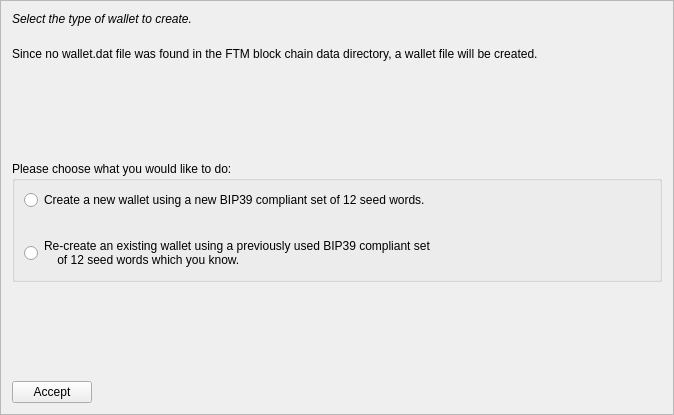
<?xml version="1.0" encoding="UTF-8"?>
<ui version="4.0">
 <class>MnemonicDialog1</class>
 <widget class="QFrame" name="MnemonicDialog1">
  <property name="geometry">
   <rect>
    <x>0</x>
    <y>0</y>
    <width>674</width>
    <height>415</height>
   </rect>
  </property>
  <property name="windowTitle">
   <string>HD Wallet Setup</string>
  </property>
  <property name="frameShape">
   <enum>QFrame::StyledPanel</enum>
  </property>
  <property name="frameShadow">
   <enum>QFrame::Raised</enum>
  </property>
  <layout class="QVBoxLayout" name="verticalLayout">
   <item>
    <widget class="QLabel" name="walletLabel">
     <property name="styleSheet">
      <string notr="true">QLabel { font-style:italic; }</string>
     </property>
     <property name="text">
      <string>Select the type of wallet to create.</string>
     </property>
     <property name="wordWrap">
      <bool>true</bool>
     </property>
    </widget>
   </item>
   <item>
    <spacer name="verticalSpacer_4">
     <property name="orientation">
      <enum>Qt::Vertical</enum>
     </property>
     <property name="sizeType">
      <enum>QSizePolicy::Minimum</enum>
     </property>
     <property name="sizeHint" stdset="0">
      <size>
       <width>20</width>
       <height>15</height>
      </size>
     </property>
    </spacer>
   </item>
   <item>
    <widget class="QLabel" name="wallettypeLabel">
     <property name="text">
      <string>Since no wallet.dat file was found in the FTM block chain data directory, a wallet file will be created.</string>
     </property>
     <property name="wordWrap">
      <bool>true</bool>
     </property>
    </widget>
   </item>
   <item>
    <spacer name="verticalSpacer">
     <property name="orientation">
      <enum>Qt::Vertical</enum>
     </property>
     <property name="sizeHint" stdset="0">
      <size>
       <width>20</width>
       <height>40</height>
      </size>
     </property>
    </spacer>
   </item>
   <item>
    <widget class="QGroupBox" name="groupBox">
     <property name="title">
      <string>Please choose what you would like to do:</string>
     </property>
     <layout class="QVBoxLayout" name="verticalLayout_2">
      <item>
       <widget class="QRadioButton" name="walletNewRadio">
        <property name="text">
         <string>Create a new wallet using a new BIP39 compliant set of 12 seed words.</string>
        </property>
       </widget>
      </item>
      <item>
       <spacer name="verticalSpacer_3">
        <property name="orientation">
         <enum>Qt::Vertical</enum>
        </property>
        <property name="sizeHint" stdset="0">
         <size>
          <width>20</width>
          <height>20</height>
         </size>
        </property>
       </spacer>
      </item>
      <item>
       <widget class="QRadioButton" name="walletOldRadio">
        <property name="text">
         <string>Re-create an existing wallet using a previously used BIP39 compliant set 
    of 12 seed words which you know.</string>
        </property>
       </widget>
      </item>
     </layout>
    </widget>
   </item>
   <item>
    <spacer name="verticalSpacer_2">
     <property name="orientation">
      <enum>Qt::Vertical</enum>
     </property>
     <property name="sizeHint" stdset="0">
      <size>
       <width>20</width>
       <height>40</height>
      </size>
     </property>
    </spacer>
   </item>
   <item>
    <layout class="QHBoxLayout" name="horizontalLayout">
     <item>
      <widget class="QPushButton" name="acceptButton">
       <property name="text">
        <string>Accept</string>
       </property>
       <property name="autoDefault">
        <bool>false</bool>
       </property>
      </widget>
     </item>
     <item>
      <spacer name="horizontalSpacer">
       <property name="orientation">
        <enum>Qt::Horizontal</enum>
       </property>
       <property name="sizeHint" stdset="0">
        <size>
         <width>40</width>
         <height>20</height>
        </size>
       </property>
      </spacer>
     </item>
    </layout>
   </item>
  </layout>
 </widget>
 <resources/>
 <connections/>
</ui>
